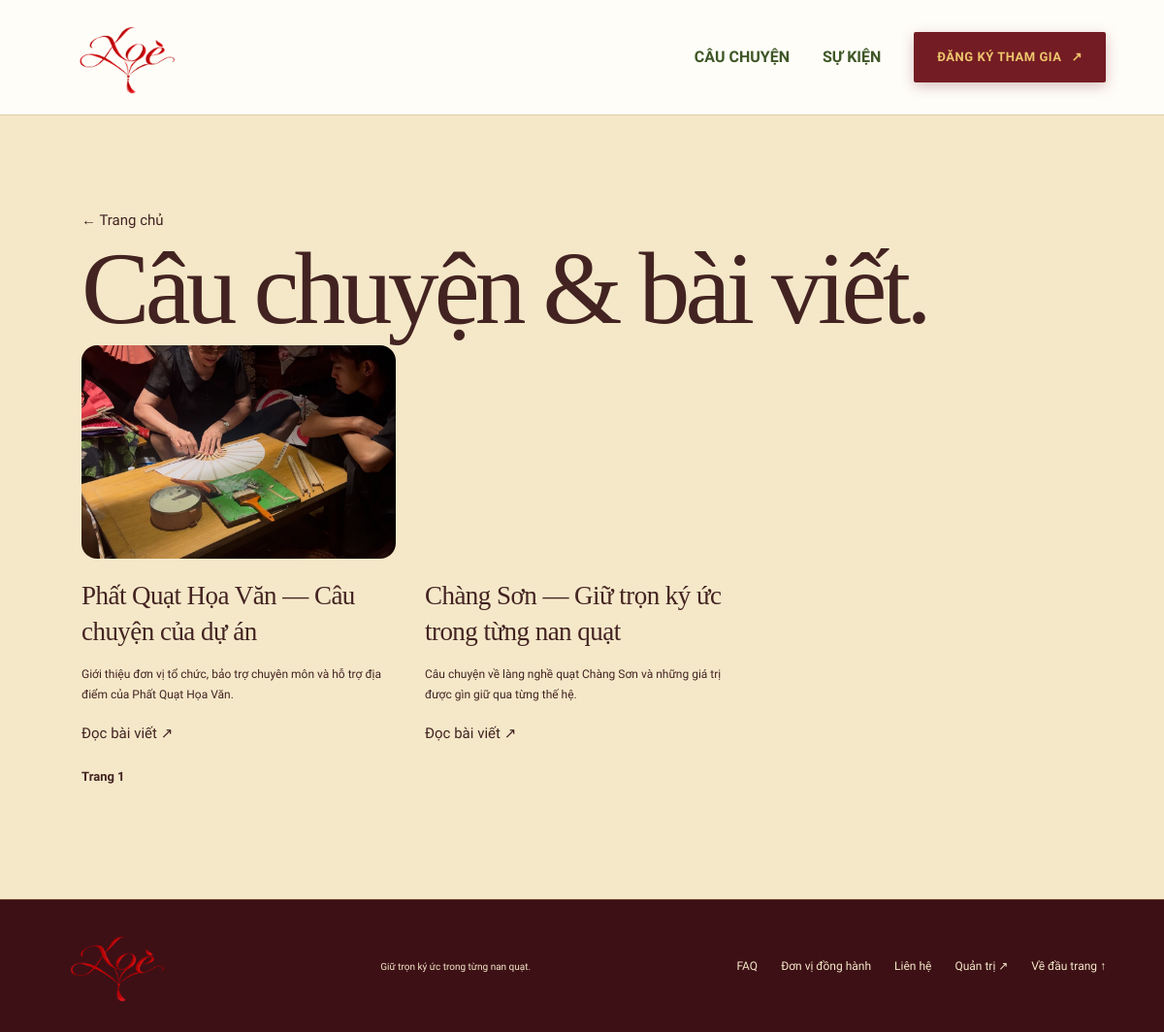
/public/posts.php, run on an earlier commit of the app's database.
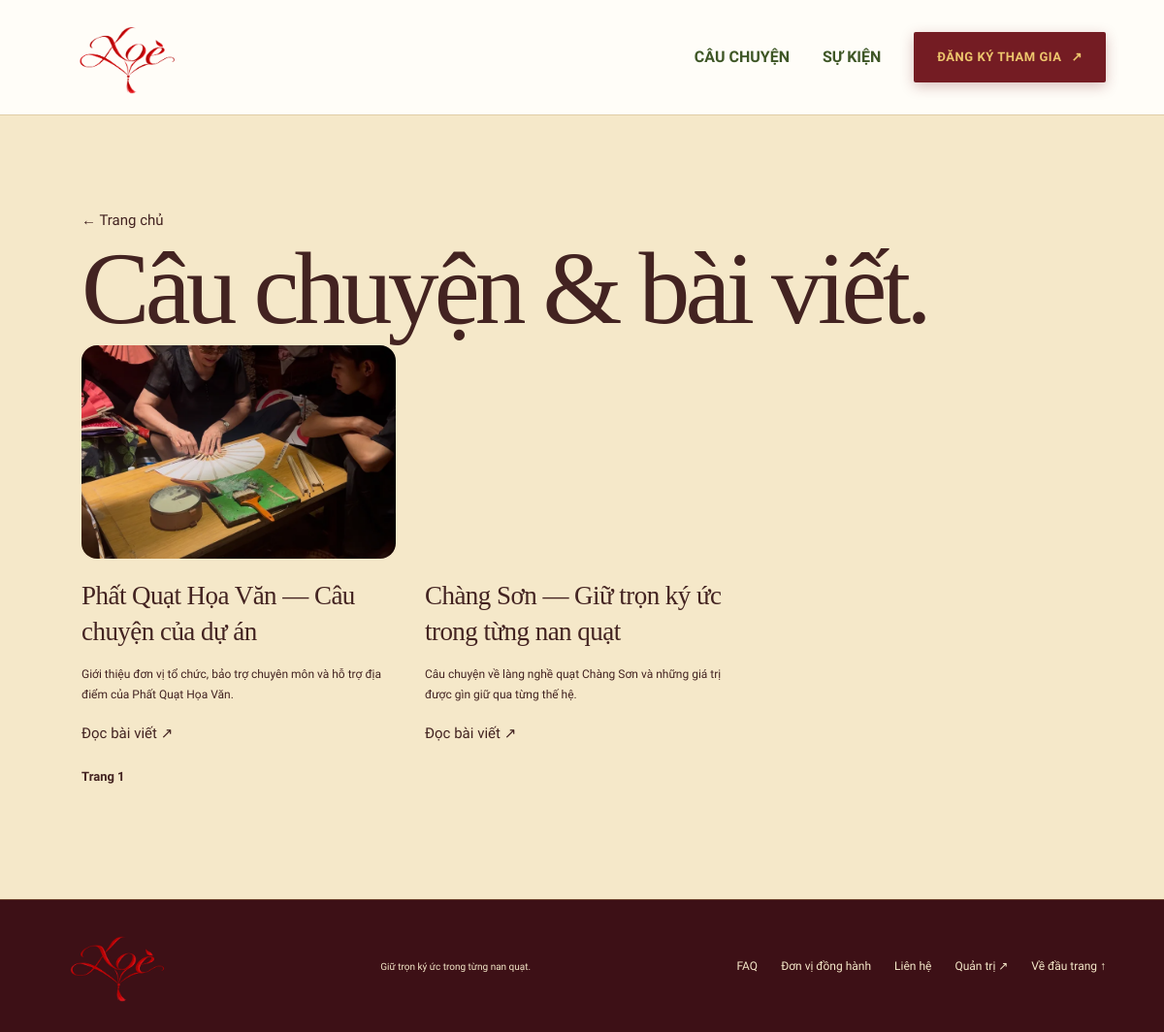
And on a later commit of the database.
### tables this page shows
CREATE TABLE IF NOT EXISTS posts (
 id INT UNSIGNED AUTO_INCREMENT PRIMARY KEY,
 title VARCHAR(180) NOT NULL, excerpt VARCHAR(500) NOT NULL,
 show_on_home TINYINT(1) NOT NULL DEFAULT 0,
 body_format VARCHAR(10) NOT NULL DEFAULT 'plain',
 body MEDIUMTEXT NOT NULL, image VARCHAR(255) NOT NULL DEFAULT 'assets/village.jpg',
 published TINYINT(1) NOT NULL DEFAULT 0,
 created_at TIMESTAMP DEFAULT CURRENT_TIMESTAMP,
 updated_at TIMESTAMP DEFAULT CURRENT_TIMESTAMP ON UPDATE CURRENT_TIMESTAMP
);

### public/posts.php (the view)
<?php
require __DIR__.'/../app/bootstrap.php';
$page=max(1,min(100000,(int)($_GET['page'] ?? 1))); $offset=($page-1)*12; $posts=[]; $total=0;
try { $total=(int)db()->query('SELECT COUNT(*) FROM posts WHERE published=1')->fetchColumn(); $posts=query_all("SELECT * FROM posts WHERE published=1 ORDER BY created_at DESC,id DESC LIMIT 12 OFFSET $offset"); }
catch (PDOException $ex) { http_response_code(503); }
?>
<!doctype html><html lang="vi"><head><meta charset="utf-8"><meta name="viewport" content="width=device-width,initial-scale=1"><?php seo('Câu chuyện & bài viết — Xoè 2026','Các bài viết và câu chuyện về quạt Chàng Sơn và hành trình dự án.','posts.php'.($page>1?'?page='.$page:'')); ?><link rel="stylesheet" href="<?= asset_url('assets/style.css') ?>"><script src="<?= asset_url('assets/app.js') ?>" defer></script></head><body><?php site_header(); ?><main class="section" id="noi-dung"><a href="<?= e(site_path('index.php')) ?>" class="back">← Trang chủ</a><h1>Câu chuyện & bài viết.</h1><div class="post-grid"><?php foreach ($posts as $post): ?><article class="post"><a href="post.php?id=<?= (int)$post['id'] ?>"><?= image_tag($post['image'],$post['title']) ?><h2><?= e($post['title']) ?></h2><p><?= e($post['excerpt']) ?></p><span>Đọc bài viết ↗</span></a></article><?php endforeach; ?></div><?php if (!$posts): ?><p><?= http_response_code()===503?'Chưa thể tải bài viết. Vui lòng thử lại sau.':'Chưa có bài viết tại trang này.' ?></p><?php endif; ?><nav class="pagination" aria-label="Phân trang bài viết"><?php if ($page>1): ?><a href="?page=<?= $page-1 ?>">← Trước</a><?php endif; ?><span>Trang <?= $page ?></span><?php if ($offset+12<$total): ?><a href="?page=<?= $page+1 ?>">Tiếp →</a><?php endif; ?></nav></main><?php site_footer(); ?></body></html>

### app/bootstrap.php (shortened to what this page needs)
<?php
function e(?string $value): string { return htmlspecialchars($value ?? '', ENT_QUOTES | ENT_SUBSTITUTE, 'UTF-8'); }
function config(): array {
    static $config;
    if ($config === null) {
        $config = require __DIR__.'/config.example.php';
    }
    return $config;
}
function db(): PDO {
    static $pdo;
    if (!$pdo) {
        $c = config();
        $pdo = new PDO("mysql:host={$c['db_host']};port={$c['db_port']};dbname={$c['db_name']};charset=utf8mb4", $c['db_user'], $c['db_password'], [PDO::ATTR_ERRMODE => PDO::ERRMODE_EXCEPTION, PDO::ATTR_DEFAULT_FETCH_MODE => PDO::FETCH_ASSOC, PDO::ATTR_EMULATE_PREPARES => false]);
        $pdo->exec("SET time_zone = '+07:00'");
    }
    return $pdo;
}
function image_path(string $path): bool {
    return (bool) preg_match('~^assets/[a-zA-Z0-9._/-]+\.(?:png|jpg|jpeg|webp)$~i', $path) && !str_contains($path, '..');
}
function query_all(string $sql): array { return db()->query($sql)->fetchAll(); }
function image_tag(string $path, string $alt, string $attributes='loading="lazy"', string $sizes='(max-width: 700px) 100vw, 50vw'): string {
    $file=__DIR__.'/../public/'.$path;
    $dim=is_file($file)?@getimagesize($file):false;
    $stem=preg_replace('/\.[^.]+$/','',$path); $sources=[];
    foreach ([480,960,1600] as $width) {
        if (is_file(__DIR__.'/../public/'.$stem.'-'.$width.'.webp')) $sources[]=$stem.'-'.$width.'.webp '.$width.'w';
    }
    $src=is_file(__DIR__.'/../public/'.$stem.'.webp') ? $stem.'.webp' : $path;
    if ($sources && $dim && !in_array($dim[0],[480,960,1600],true)) $sources[]=$src.' '.$dim[0].'w';
    return '<img src="'.e($src).'" alt="'.e($alt).'" '.($dim?'width="'.$dim[0].'" height="'.$dim[1].'" ':'').'decoding="async" '.$attributes.($sources?' srcset="'.e(implode(', ',$sources)).'" sizes="'.e($sizes).'"':'').'>';
}
require_once __DIR__.'/views.php';

What changed in the data, as far as the page shows it:
changed posts "Phất Quạt Họa Văn — Câu chuyện của dự án": image: picture removed, a placeholder shows
changed posts "Chàng Sơn — Giữ trọn ký ức trong từng nan quạt": image: picture removed, a placeholder shows
